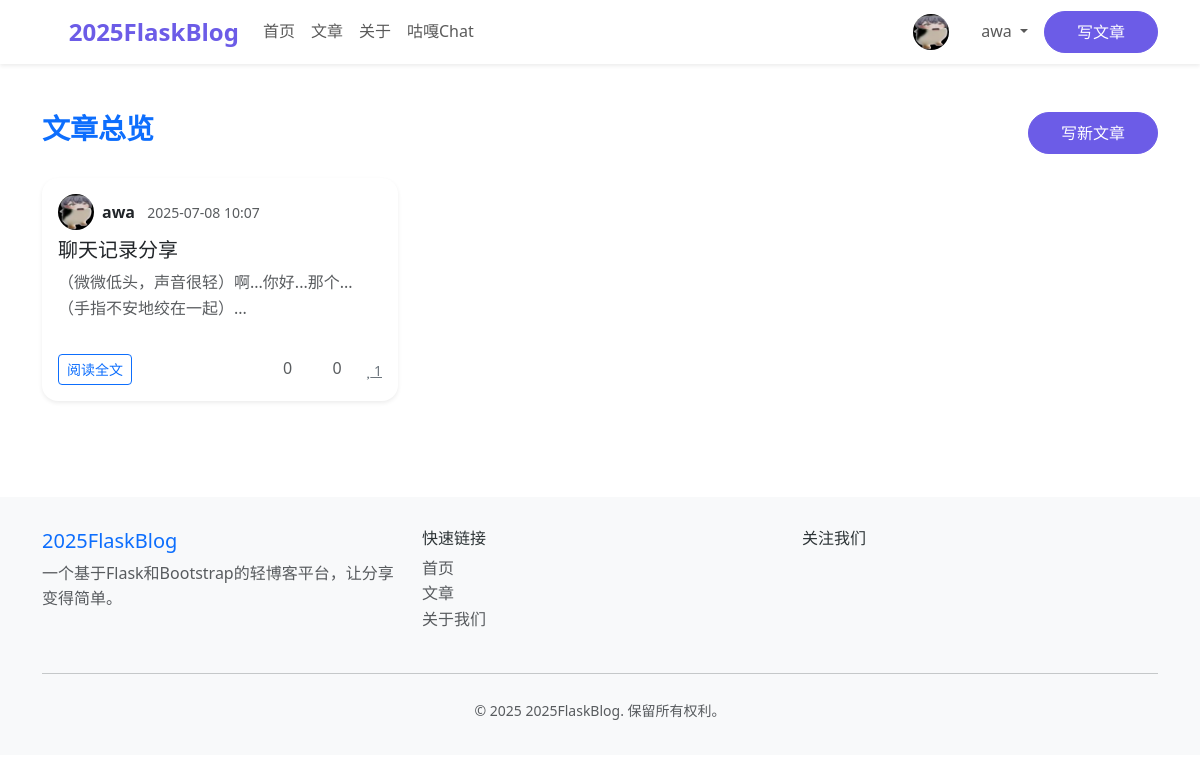
/post (signed in), run on the app's committed database.
### app/models.py (models this page shows, shortened)
class User(UserMixin, db.Model):
    __tablename__ = 'users'
    id = db.Column(db.Integer, primary_key=True)
    username = db.Column(db.String(80), unique=True, nullable=False, index=True)
    email = db.Column(db.String(120), unique=True, nullable=False, index=True)
    password_hash = db.Column(db.String(255), nullable=False)
    first_name = db.Column(db.String(50), nullable=True)
    last_name = db.Column(db.String(50), nullable=True)
    bio = db.Column(db.Text, nullable=True)
    avatar_url = db.Column(db.String(255), nullable=True)
    is_active = db.Column(db.Boolean, default=True)
    is_admin = db.Column(db.Boolean, default=False)
    created_at = db.Column(db.DateTime, default=lambda: datetime.now(timezone.utc))
    updated_at = db.Column(db.DateTime, default=lambda: datetime.now(timezone.utc), onupdate=lambda: datetime.now(timezone.utc))
    last_login = db.Column(db.DateTime, nullable=True)
    posts = db.relationship('Post', backref='author', lazy='dynamic', cascade='all, delete-orphan')
    comments = db.relationship('Comment', backref='author', lazy='dynamic', cascade='all, delete-orphan')
    likes = db.relationship('Like', backref='author', lazy='dynamic', cascade='all, delete-orphan')

class Post(db.Model):
    __tablename__ = 'posts'
    id = db.Column(db.Integer, primary_key=True)
    title = db.Column(db.String(120), nullable=False)
    content = db.Column(db.Text, nullable=False)
    summary = db.Column(db.String(255))
    created_at = db.Column(db.DateTime, default=lambda: datetime.now(timezone.utc))
    updated_at = db.Column(db.DateTime, default=lambda: datetime.now(timezone.utc), onupdate=lambda: datetime.now(timezone.utc))
    views = db.Column(db.Integer, default=0)
    author_id = db.Column(db.Integer, db.ForeignKey('users.id'), nullable=False)
    is_published = db.Column(db.Boolean, default=True)
    is_featured = db.Column(db.Boolean, default=False)
    is_deleted = db.Column(db.Boolean, default=False)
    is_chat_share = db.Column(db.Boolean, default=False)  # 是否为聊天记录分享
    conversation_id = db.Column(db.Integer, db.ForeignKey('conversations.id'), nullable=True)  # 关联的聊天会话
    comments = db.relationship('Comment', backref='post', lazy='dynamic', cascade='all, delete-orphan')
    likes = db.relationship('Like', backref='post', lazy='dynamic', cascade='all, delete-orphan')
    conversation = db.relationship('Conversation', backref='shared_posts')  # 关联的聊天会话
    def get_comments_count(self):
        return self.comments.filter_by(is_approved=True, is_deleted=False).count()
    def get_likes_count(self):
        return self.likes.count()

### app/routes.py (the view)
@main_bp.route('/post')
def post_list():
    posts = Post.query.filter_by(is_published=True, is_deleted=False).order_by(Post.created_at.desc()).all()
    return render_template('post/post.html', posts=posts)

### app.py (called while the page is built)
@app.context_processor
def inject_user():
    return dict(current_user=current_user)

### app/__init__.py (called while the page is built)
def create_app(config_class=Config):
    app = Flask(__name__)
    app.config.from_object(config_class)
    db.init_app(app)
    login_manager.init_app(app)
    migrate.init_app(app, db)
    bcrypt.init_app(app)
    login_manager.login_view = 'main.login'
    login_manager.login_message = '请先登录才能访问此页面。'
    login_manager.login_message_category = 'info'
    @login_manager.user_loader
    def load_user(user_id):
        from app.models import User
        return User.query.get(int(user_id))
    from app.routes import main_bp
    from app.guga_chat import guga_chat_bp
    app.register_blueprint(main_bp)
    app.register_blueprint(guga_chat_bp)
    @app.template_filter('nl2br')
    def nl2br_filter(text):
        """将换行符转换为HTML的<br>标签"""
        if text is None:
            return ''
        return text.replace('\n', '<br>')
    return app

### app/templates/post/post.html (shortened to what this page needs)
{% extends "base.html" %}
{% block extra_css %}
<link rel="stylesheet" href="{{ url_for('static', filename='css/github.min.css') }}">
{% endblock %}
{% block content %}
<div class="container py-5">
    <div class="row mb-4">
        <div class="col-lg-8">
            <h3 class="fw-bold text-primary">文章总览</h3>
        </div>
        <div class="col-lg-4 text-lg-end">
            <a href="{{ url_for('main.create_post') }}" class="btn btn-primary">写新文章</a>
        </div>
    </div>
    <div class="row g-4">
        {% if posts %}
            {% for post in posts %}
            <div class="col-md-6 col-lg-4">
                <div class="card h-100 shadow-sm border-0 rounded-4">
                    <div class="card-body d-flex flex-column">
                        <div class="d-flex align-items-center mb-2">
                            <a href="{{ url_for('main.user_profile', user_id=post.author.id) }}">
                                <img src="{{ post.author.avatar_url if post.author.avatar_url else url_for('static', filename='img/default_avatar.png') }}" class="rounded-circle me-2" alt="作者头像" width="36" height="36">
                            </a>
                            <div>
                                <a href="{{ url_for('main.user_profile', user_id=post.author.id) }}" class="fw-bold text-decoration-none text-dark">{{ post.author.username }}</a>
                                <span class="text-muted small ms-2">{{ post.created_at.strftime('%Y-%m-%d %H:%M') }}</span>
                            </div>
                        </div>
                        <h5 class="card-title mb-2">
                            <a href="{{ url_for('main.post_detail', post_id=post.id) }}" class="text-decoration-none text-dark">
                                {{ post.title }}
                            </a>
                        </h5>
                        <div class="card-text text-muted flex-grow-1 article-preview" id="preview-{{ post.id }}">
                        </div>
                        <div class="mt-3 d-flex justify-content-between align-items-center">
                            <a href="{{ url_for('main.post_detail', post_id=post.id) }}" class="btn btn-sm btn-outline-primary">阅读全文</a>
                            <div class="d-flex gap-4 text-muted align-items-center fs-6">
                                <span title="阅读数"><i class="fas fa-eye me-1"></i>{{ post.views or 0 }}</span>
                                <span title="评论数"><i class="fas fa-comment me-1"></i>{{ post.get_comments_count() }}</span>
                                <span title="点赞数">
                                    {% if current_user.is_authenticated %}
                                        <button class="btn btn-sm btn-link p-0 like-btn" data-post-id="{{ post.id }}" title="点赞">
                                            <i class="fas fa-heart like-icon" id="like-icon-{{ post.id }}"></i>
                                            <span class="like-count" id="like-count-{{ post.id }}">{{ post.get_likes_count() }}</span>
                                        </button>
                                    {% else %}
                                        <i class="fas fa-heart me-1"></i>{{ post.get_likes_count() }}
                                    {% endif %}
                                </span>
                            </div>
                        </div>
                    </div>
                </div>
            </div>
            {% endfor %}
        {% else %}
            <div class="col-12">
                <div class="alert alert-info text-center mb-0">
                    暂无文章。
                </div>
            </div>
        {% endif %}
    </div>
</div>
{% endblock %}

### app/templates/base.html (shortened to what this page needs)
<!DOCTYPE html>
<html lang="zh-CN">
<head>
    <link href="{{ url_for('static', filename='css/bootstrap.min.css') }}" rel="stylesheet">
    {% block extra_css %}{% endblock %}
</head>
<body>
    <nav class="navbar navbar-expand-lg navbar-light bg-white shadow-sm sticky-top">
        <div class="container">
            <a class="navbar-brand" href="{{ url_for('main.index') }}">
                <i class="fas fa-blog me-2"></i>2025FlaskBlog
            </a>
            <div class="collapse navbar-collapse" id="navbarNav">
                <ul class="navbar-nav me-auto">
                    <li class="nav-item">
                        <a class="nav-link" href="{{ url_for('main.index') }}">首页</a>
                    </li>
                    <li class="nav-item">
                        <a class="nav-link" href="{{ url_for('main.post_list') }}">文章</a>
                    </li>
                    <li class="nav-item">
                        <a class="nav-link" href="{{ url_for('main.about') }}">关于</a>
                    </li>
                    <li class="nav-item">
                        <a class="nav-link" href="{{ url_for('main.guga') }}">咕嘎Chat</a>
                </ul>
                <ul class="navbar-nav">
                    {% if current_user.is_authenticated %}
                        <li class="nav-item d-flex align-items-center">
                            <a href="{{ url_for('main.user_profile', user_id=current_user.id) }}" class="nav-link p-0 me-2">
                                <img src="{{ current_user.avatar_url or url_for('static', filename='img/default_avatar.png') }}" alt="头像" class="rounded-circle" width="36" height="36" style="object-fit:cover;">
                            </a>
                        </li>
                        <li class="nav-item dropdown">
                            <a class="nav-link dropdown-toggle" href="#" id="navbarDropdown" role="button" data-bs-toggle="dropdown">
                                <i class="fas fa-user me-1"></i>{{ current_user.username }}
                            </a>
                        </li>
                        <li class="nav-item">
                            <a class="btn btn-primary ms-2" href="{{ url_for('main.create_post') }}">写文章</a>
                        </li>
                    {% endif %}
                </ul>
            </div>
        </div>
    </nav>
    <main>
        {% block content %}{% endblock %}
    </main>
    <footer class="footer">
        <div class="container">
            <div class="row">
                <div class="col-md-4">
                    <h5 class="text-primary">2025FlaskBlog</h5>
                    <p class="text-muted">一个基于Flask和Bootstrap的轻博客平台，让分享变得简单。</p>
                </div>
                <div class="col-md-4">
                    <h6>快速链接</h6>
                    <ul class="list-unstyled">
                        <li><a href="{{ url_for('main.index') }}" class="text-muted text-decoration-none">首页</a></li>
                        <li><a href="{{ url_for('main.post_list') }}" class="text-muted text-decoration-none">文章</a></li>
                        <li><a href="{{ url_for('main.about') }}" class="text-muted text-decoration-none">关于我们</a></li>
                    </ul>
                </div>
                <div class="col-md-4">
                    <h6>关注我们</h6>
                    <div class="d-flex gap-3">
                        <a href="#" class="text-muted"><i class="fab fa-github fa-lg"></i></a>
                        <a href="#" class="text-muted"><i class="fab fa-twitter fa-lg"></i></a>
                        <a href="#" class="text-muted"><i class="fab fa-linkedin fa-lg"></i></a>
                    </div>
                </div>
            </div>
            <hr class="my-4">
            <div class="text-center text-muted">
                <small>&copy; 2025 2025FlaskBlog. 保留所有权利。</small>
            </div>
        </div>
    </footer>
    <link rel="stylesheet" href="{{ url_for('static', filename='css/all.min.css') }}">
</body>
</html>

### data on the page
User: username "awa"
Post: author.username "awa", created_at "2025-07-08 10:07", title "聊天记录分享", views "0", get_comments_count "0", get_likes_count "1"
